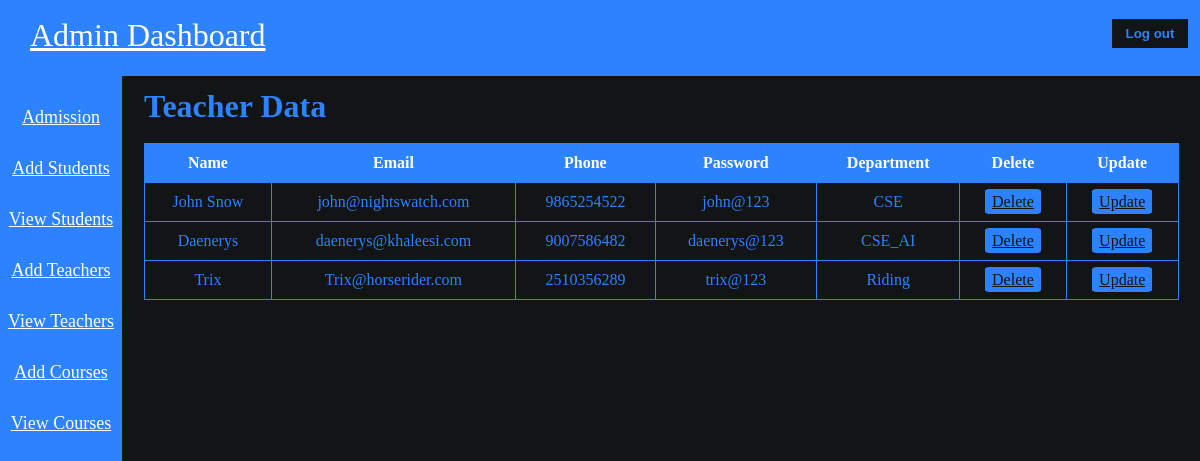
Screenshot of /admin_view_teacher.php (signed in) with the database file from the repository.
### tables this page shows
CREATE TABLE `teachers` (
  `id` int(15) NOT NULL,
  `Name` varchar(50) DEFAULT NULL,
  `Email` varchar(50) DEFAULT NULL,
  `Phone` bigint(15) DEFAULT NULL,
  `Password` varchar(20) DEFAULT NULL,
  `Department` varchar(50) DEFAULT NULL,
  `Image` varchar(50) DEFAULT NULL
);

### admin_view_teacher.php (the view, shortened to what this page needs)
<?php
$host="localhost";
$user="root";
$password="";
$db="student management system";
$data=mysqli_connect($host,$user,$password,$db);
$sql="SELECT * from teachers";
$result=mysqli_query($data,$sql);
?>
<!DOCTYPE html>
<html>
    <head>
        <link rel="stylesheet" type="text/css" href="admin_view_teacher.css">
    </head>
    <body>
        <?php
            include 'admin_sidebar.php';
        ?>
        <div class="content">
            <h1>Teacher Data</h1>
            <br>
            <table>
                <tr>
                    <th>Name</th>
                    <th>Email</th>
                    <th>Phone</th>
                    <th>Password</th>
                    <th>Department</th>
                    <th>Delete</th>
                    <th>Update</th>
                </tr>
                <?php
                while($info=$result->fetch_assoc()){
                ?>
                <tr>
                    <td><?php echo "{$info['Name']}" ?></td>
                    <td><?php echo "{$info['Email']}" ?></td>
                    <td><?php echo "{$info['Phone']}" ?></td>
                    <td><?php echo "{$info['Password']}" ?></td>
                    <td><?php echo "{$info['Department']}" ?></td>
                    <td><?php echo "<a onClick=\"javascript:return confirm('Are You Sure?')\" href='admin_view_teacher.php?teacher_id={$info['id']}'>Delete</a>" ?></td>
                    <td><?php echo "<a href='admin_update_teacher.php?teacher_id={$info['id']}'>Update</a>" ?></td>
                </tr>
                <?php
                }
                ?>
            </table>
        </div>
    </body>
</html>

### admin_sidebar.php
<header class="header">
            <a href="admin_home.php">Admin Dashboard</a>
            <div>
                <a href="log_out.php"><button type="submit">Log out</button></a>
            </div>
        </header>
        <aside>
        <ul>
                <li><a href="admission.php">Admission</a></li>
                <li><a href="add_student.php">Add Students</a></li>
                <li><a href="view_student.php">View Students</a></li>
                <li><a href="admin_add_teacher.php">Add Teachers</a></li>
                <li><a href="admin_view_teacher.php">View Teachers</a></li>
                <li><a href="">Add Courses</a></li>
                <li><a href="">View Courses</a></li>
            </ul>
        </aside>

### admin_view_teacher.css (style rules this page uses)
:root { --primary: #2D83FE; --secondary: #121416; --pure: white; --dark: black; }
body { background-color: var(--secondary); }
* { margin: 0px; padding: 0px; }
.header { background-color: var(--primary); line-height: 70px; padding-left: 30px; }
.header a { color: var(--pure); font-size: xx-large; }
button { position: absolute; right: 10px; top: 2px; background-color: var(--secondary); width: 80px; padding: 7px; margin: 15px auto; border: 2px solid var(--primary); cursor: pointer; color: var(--primary); font-weight: bold; }
ul { background-color: var(--primary); width: 10%; height: 100%; position: fixed; padding: 1px; text-align: center; }
ul li { list-style: none; padding-top: 30px; font-size: 15px; }
ul li a { color: var(--pure); font-size: larger; }
.content { text-align: center; margin-left: 12%; margin-top: 1%; color: var(--primary); }
.content h1 { text-align: left; }
table, td, th { padding: 10px; border: 1px solid var(--primary); text-align: center; }
th { color: var(--pure); background-color: var(--primary); }
td { color: var(--primary); }
table { width: 98%; border-collapse: collapse; }
table a { border: 2px solid var(--primary); color: var(--secondary); background: var(--primary); padding: 2px 5px; border-radius: 10%; }

### rows the page displays
teachers: Name "John Snow", Email "john@nightswatch.com", Phone "9865254522", Password "john@123", Department "CSE"
teachers: Name "Daenerys", Email "daenerys@khaleesi.com", Phone "9007586482", Password "daenerys@123", Department "CSE_AI"
teachers: Name "Trix", Email "Trix@horserider.com", Phone "2510356289", Password "trix@123", Department "Riding"
